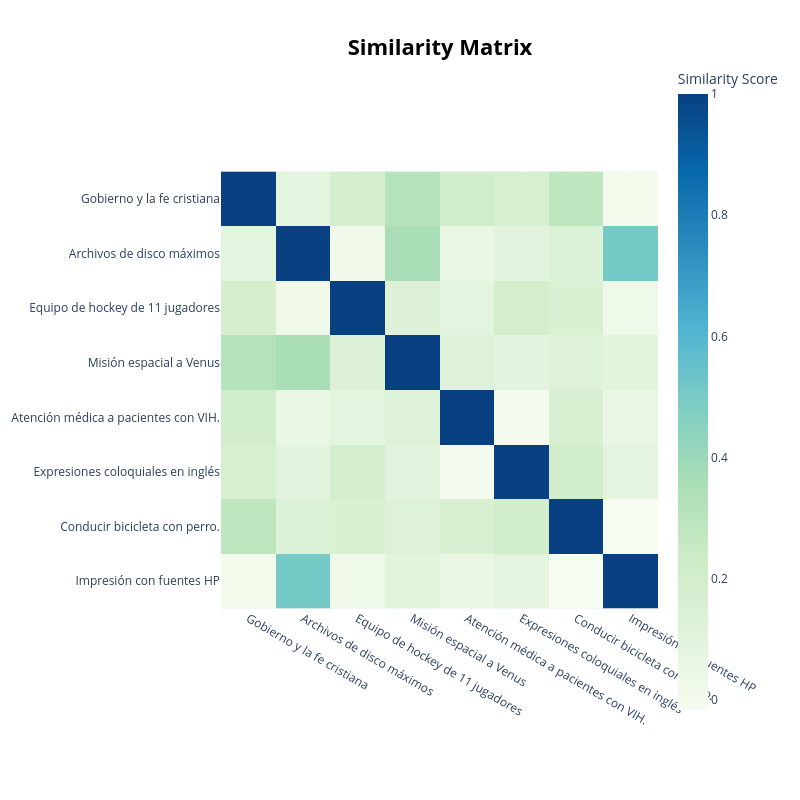

This figure's notebook cell:
### Code cell
# 3. Heatmap de similitud entre tópicos
fig_heat = topic_model.visualize_heatmap(custom_labels=True)
fig_heat.write_html('viz_heatmap.html')
fig_heat.show()

### Figure 1 — Plotly figure (JSON) as saved in the notebook; plotly's stock layout.template omitted (floating-point values rounded to 4 significant figures)
{"data": [{"coloraxis": "coloraxis", "hovertemplate": "x: %{x}<br>y: %{y}<br>Similarity Score: %{z}<extra></extra>", "name": "0", "type": "heatmap", "x": ["Gobierno y la fe cristiana", "Archivos de disco máximos", "Equipo de hockey de 11 jugadores", "Misión espacial a Venus", "Atención médica a pacientes con VIH.", "Expresiones coloquiales en inglés", "Conducir bicicleta con perro.", "Impresión con fuentes HP"], "xaxis": "x", "y": ["Gobierno y la fe cristiana", "Archivos de disco máximos", "Equipo de hockey de 11 jugadores", "Misión espacial a Venus", "Atención médica a pacientes con VIH.", "Expresiones coloquiales en inglés", "Conducir bicicleta con perro.", "Impresión con fuentes HP"], "yaxis": "y", "z": [[1.0, 0.08654, 0.1867, 0.3235, 0.2037, 0.1754, 0.2852, 0.006945], [0.08654, 1.0, 0.02278, 0.359, 0.04894, 0.0969, 0.1336, 0.5076], [0.1867, 0.02278, 1.0, 0.1354, 0.08826, 0.1893, 0.1555, 0.02506], [0.3235, 0.359, 0.1354, 1.0, 0.1267, 0.09349, 0.1314, 0.09636], [0.2037, 0.04894, 0.08826, 0.1267, 1.0, -0.005546, 0.1607, 0.04953], [0.1754, 0.0969, 0.1893, 0.09349, -0.005546, 1.0, 0.1999, 0.09067], [0.2852, 0.1336, 0.1555, 0.1314, 0.1607, 0.1999, 1.0, -0.01664], [0.006945, 0.5076, 0.02506, 0.09636, 0.04953, 0.09067, -0.01664, 1.0]]}], "layout": {"coloraxis": {"colorbar": {"title": {"text": "Similarity Score"}}, "colorscale": [[0, "rgb(247,252,240)"], [0.125, "rgb(224,243,219)"], [0.25, "rgb(204,235,197)"], [0.375, "rgb(168,221,181)"], [0.5, "rgb(123,204,196)"], [0.625, "rgb(78,179,211)"], [0.75, "rgb(43,140,190)"], [0.875, "rgb(8,104,172)"], [1, "rgb(8,64,129)"]]}, "height": 800, "hoverlabel": {"bgcolor": "white", "font": {"family": "Rockwell", "size": 16}}, "legend": {"title": {"text": "Trend"}}, "margin": {"t": 60}, "showlegend": true, "title": {"font": {"color": "Black", "size": 22}, "text": "<b>Similarity Matrix</b>", "x": 0.55, "xanchor": "center", "y": 0.95, "yanchor": "top"}, "width": 800, "xaxis": {"anchor": "y", "constrain": "domain", "domain": [0, 1], "scaleanchor": "y"}, "yaxis": {"anchor": "x", "autorange": "reversed", "constrain": "domain", "domain": [0, 1]}}}
